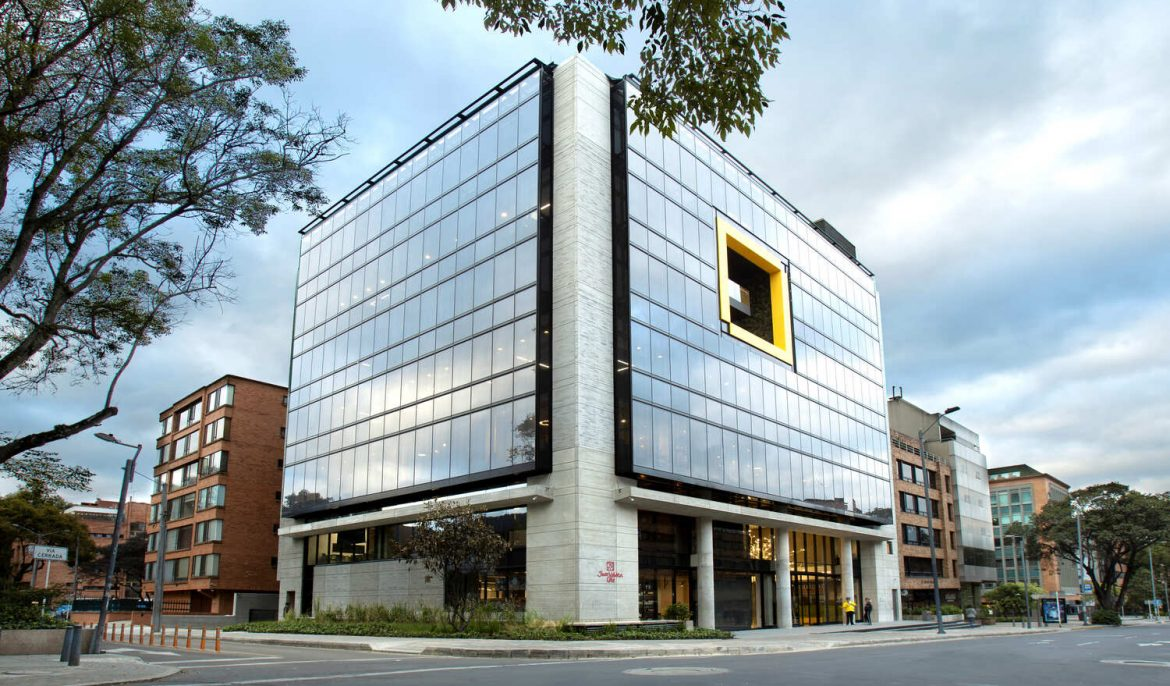
#> input picture frontend/images/empresas/amarilo/amarilo.jpg, 1170 x 686 px
$ python generate-image-variants.py ../../images/empresas/amarilo/amarilo.jpg ../../images/empresas/amarilo/amarilo.jpg
#> lines starting #> are read from the running program, lines starting #| are printed output that depends on the picture
"""Genera las variantes responsive de una imagen para public/Imagenes_web/.

Uso:
    python scripts/generate-image-variants.py <origen> <nombre-base> [--keep-original-as-max]

Escribe {nombre-base}-{ancho}.webp y .jpeg para cada ancho de WIDTHS que no supere el
ancho del original, conservando el aspecto. Con --keep-original-as-max, el ancho original
también es una variante (aunque no esté en WIDTHS) y su JPEG es una copia byte a byte del
archivo de origen (sin recomprimir).
Requiere Python 3 y Pillow con soporte WebP.
"""

import argparse
import shutil
import sys
from pathlib import Path

from PIL import Image

WIDTHS = (640, 1024, 1536)
WEBP_QUALITY = 80
JPEG_QUALITY = 82
OUT_DIR = Path(__file__).resolve().parent.parent / "public" / "Imagenes_web"


def main() -> int:
    parser = argparse.ArgumentParser(description=__doc__.splitlines()[0])
    parser.add_argument("source", type=Path)
    parser.add_argument("base_name")
    parser.add_argument("--keep-original-as-max", action="store_true")
    args = parser.parse_args()

    with Image.open(args.source) as original:
#> original is the input picture: PIL image 1170x686 RGB; mean R, G, B 145, 157, 160.9
        image = original.convert("RGB")
    width, height = image.size
#> width = 1170; height = 686
    targets = [w for w in WIDTHS if w <= width]
#> targets = [640, 1024]
    if args.keep_original_as_max and width not in targets:
        targets.append(width)
    if not [w for w in WIDTHS if w <= width]:
        print(f"El original mide {width}px, menos que el ancho mínimo {WIDTHS[0]}px", file=sys.stderr)
        return 1

    OUT_DIR.mkdir(parents=True, exist_ok=True)
    for target in targets:
        resized = image if target == width else image.resize(
            (target, round(height * target / width)), Image.Resampling.LANCZOS
        )
        stem = OUT_DIR / f"{args.base_name}-{target}"
        resized.save(stem.with_suffix(".webp"), "WEBP", quality=WEBP_QUALITY, method=6)
        jpeg_path = stem.with_suffix(".jpeg")
        if target == width and args.keep_original_as_max and args.source.suffix.lower() in (".jpg", ".jpeg"):
            shutil.copyfile(args.source, jpeg_path)
        else:
            resized.save(jpeg_path, "JPEG", quality=JPEG_QUALITY, optimize=True, progressive=True)
        print(f"{stem.name}: {resized.size[0]}x{resized.size[1]}")
#> this loop made 2 passes
#> pass 1, in main, `resized = image if target == width else image.resize( (target, round(h..`:
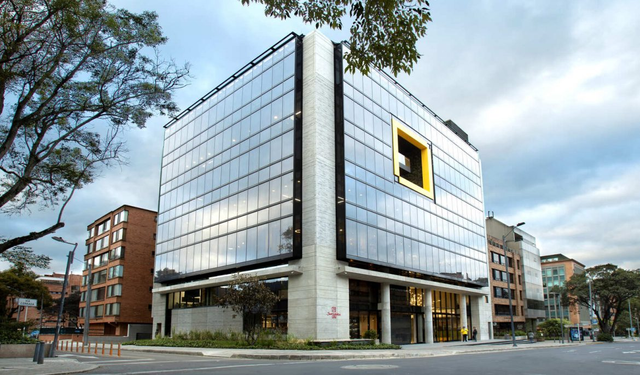
#> resized: PIL image 640x375 RGB; mean R, G, B 145, 157, 160.9
    return 0


if __name__ == "__main__":
    sys.exit(main())
#> (the program exits here)
